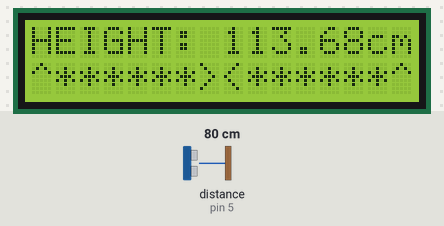
Recording of a sketch running on a simulated Arduino Uno, built with avr-gcc and run on an emulated ATmega328P. Parts: 16×2 character LCD. Wiring (inferred from the names in the program): ultrasonic range finder: trigger pin 6; echo pin 5. Inputs (shaded band) come from the test bench; at power-on: distance to the obstacle (sensor on pin 5) 80 cm. The echo pulse lasts 58.3 µs per cm.

Above: at 1.2 s.
1.3 s: distance to the obstacle (sensor on pin 5) set to 2 cm
At 3.5 s:
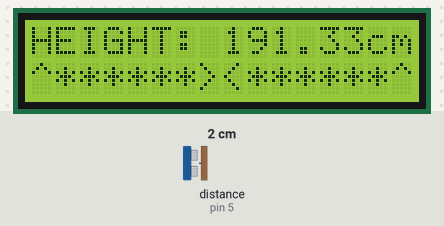
4.7 s: distance to the obstacle (sensor on pin 5) set to 4 cm
At 6.3 s:
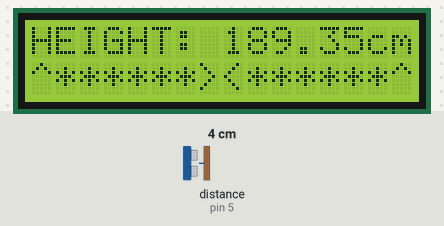
6.7 s: distance to the obstacle (sensor on pin 5) set to 9 cm
At 7.9 s:
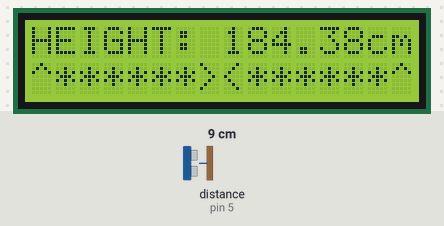
Timing chart, 0 to 9.7 s (numbered marks = the images above; inputs shaded):
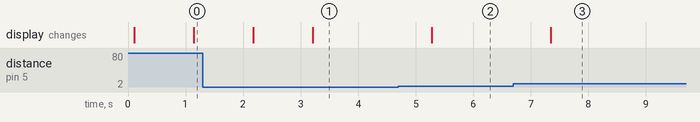

Measured:
- after the input at 1.3 s, the display: first changes after 0.88 s (image 1 shows a later state)
- after the input at 4.7 s, the display: changes after 0.58 s (image 2)
- after the input at 6.7 s, the display: changes after 0.65 s (image 3)

The sketch:

height_measurement.ino
```cpp
#include <LiquidCrystal_I2C.h>

// LcdBarGraphX - Version: Latest
// #include <LcdBarGraph.h>


#define max_distance 193

//For Ultrasonic sensor

int trigPin = 6;
int echoPin =5;

////////////////////

LiquidCrystal_I2C my_lcd(0x27,16,2);  // set the LCD address to 0x27 for a 16 chars and 2 line displayLcdBarGraph lbg(0x27, 16, 0, 1);

// LcdBarGraph lbg(my_lcd, 16, 0, 1);

//////////////////////

void setup() {

  pinMode(trigPin, OUTPUT);
  pinMode(echoPin, INPUT);

  my_lcd.init();
  my_lcd.clear();
  my_lcd.backlight();      // Make sure backlight is on

}

void loop() {

  double distance = distance_func();

  my_lcd.setCursor(0,0);
  my_lcd.print("HEIGHT: ");
  my_lcd.print(distance);
  my_lcd.print("cm  ");


  my_lcd.setCursor(0,1);
  my_lcd.print("^******><******^");
  // my_lcd.setCursor(0,1);
  // lbg.drawValue(distance, max_distance);
   delay(1000);

}

double distance_func(){

 //Clear trigPin
  digitalWrite(trigPin, LOW);
  delayMicroseconds(2);

  //Sending the signal

  digitalWrite(trigPin, HIGH);
  delayMicroseconds(10);
  digitalWrite(trigPin, LOW);

  //Recieving the bounced signal, and calculating duration (microseconds)

  double duration  = pulseIn(echoPin, HIGH);
  return max_distance-(duration*0.034)/2;

}
```
